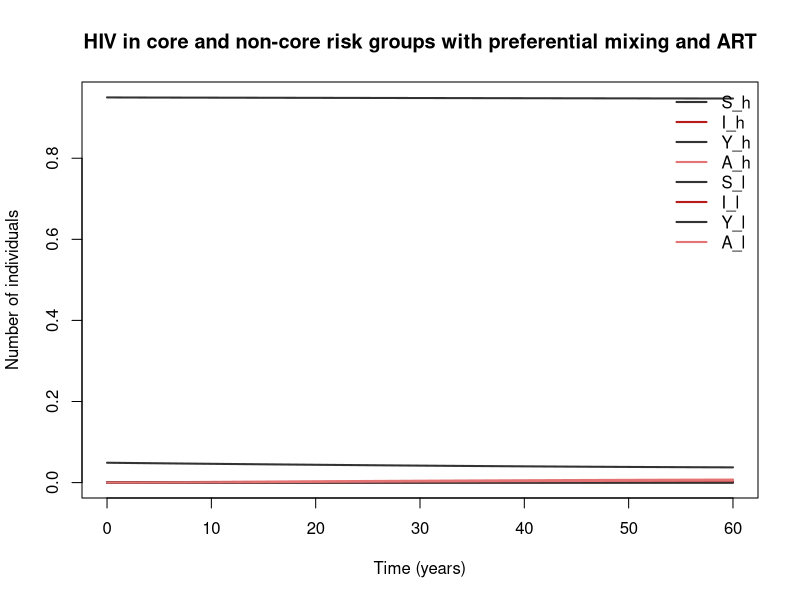

R code for this plot:
## HIV in core and non-core risk groups with preferential mixing and ART
## HIV, heterogeneous sexual activity.
## Parameter values: 0 of 10 checked against the source; the rest are recalled or illustrative.
## Reference: The core-group concept and the mixing structure come from Hethcote HW, Yorke JA. Gonorrhea Transmission Dynamics and Control. Lecture Notes in Biomathematics 56, Springer, 1984
## Source: https://doi.org/10.1007/978-3-662-07544-9
##
## Generated from a compartmental model diagram (model format v1).
## Regenerating from the same diagram always gives this exact file.
##
## Compartments: S_h, I_h, Y_h, A_h, S_l, I_l, Y_l, A_l
## Flows (time unit: years):
##   (outside) -> S_h  : f_h * (mu * N + delta_y * (Y_h + Y_l))
##   (outside) -> S_l  : (1 - f_h) * (mu * N + delta_y * (Y_h + Y_l))
##   S_h -> I_h        : foi_h * S_h
##   S_l -> I_l        : foi_l * S_l
##   I_h -> Y_h        : nu_i * I_h
##   I_l -> Y_l        : nu_i * I_l
##   I_h -> A_h        : tau * I_h
##   I_l -> A_l        : tau * I_l
##   Y_h -> (outside)  : delta_y * Y_h
##   Y_l -> (outside)  : delta_y * Y_l
##   S_h -> (outside)  : mu * S_h
##   I_h -> (outside)  : mu * I_h
##   Y_h -> (outside)  : mu * Y_h
##   A_h -> (outside)  : mu * A_h
##   S_l -> (outside)  : mu * S_l
##   I_l -> (outside)  : mu * I_l
##   Y_l -> (outside)  : mu * Y_l
##   A_l -> (outside)  : mu * A_l

library(deSolve)

# ---- Time ------------------------------------------------------------
times <- seq(0, 60, by = 0.1)  # years

# ---- Parameters ------------------------------------------------------
parameters <- c(
  cp_h = 10,       # partner change rate, core (partners/yr) [illustrative]
  cp_l = 1,        # partner change rate, non-core (partners/yr) [illustrative]
  beta_p = 0.05,   # transmission probability per partnership (per partnership) [illustrative]
  eps_mix = 0.5,   # assortativity: 0 = proportionate mixing, 1 = fully assortative [illustrative]
  nu_i = 0.1,      # progression from chronic infection to AIDS (/yr) [illustrative]
  delta_y = 1,     # AIDS mortality (/yr) [illustrative]
  tau = 0.2,       # ART initiation (/yr) [illustrative]
  eps_art = 0.04,  # relative infectiousness on ART (96% reduction; HPTN 052, Cohen et al. NEJM 2011, DOI 10.1056/NEJMoa1105243) [recalled]
  mu = 0.03,       # exit from the sexually active population (/yr) [illustrative]
  f_h = 0.05       # fraction of recruits entering the core [illustrative]
)

# ---- Initial conditions ----------------------------------------------
state <- c(
  S_h = 0.049,  # susceptible, high activity (core)
  I_h = 0.001,  # infected untreated, high activity
  Y_h = 0,      # AIDS, high activity
  A_h = 0,      # on ART, high activity
  S_l = 0.95,   # susceptible, low activity
  I_l = 0,      # infected untreated, low activity
  Y_l = 0,      # AIDS, low activity
  A_l = 0       # on ART, low activity
)

# ---- Model equations -------------------------------------------------
hiv_core_noncore_mixing_model <- function(t, state, parameters) {
  with(as.list(c(state, parameters)), {
    # Total population
    N <- S_h + I_h + Y_h + A_h + S_l + I_l + Y_l + A_l

    # Derived quantities
    N_h <- S_h + I_h + Y_h + A_h                                                          # core group total
    N_l <- S_l + I_l + Y_l + A_l                                                          # non-core group total
    Ninf_h <- I_h + eps_art * A_h                                                         # effective infectious count, core
    Ninf_l <- I_l + eps_art * A_l                                                         # effective infectious count, non-core
    act_h <- cp_h * (N_h - Y_h)                                                           # partnerships offered by the core (AIDS cases assumed inactive)
    act_l <- cp_l * (N_l - Y_l)                                                           # partnerships offered by the non-core
    prop_inf <- (cp_h * Ninf_h + cp_l * Ninf_l) / (act_h + act_l)                         # infectious fraction among partnerships under proportionate mixing
    foi_h <- cp_h * beta_p * (eps_mix * Ninf_h / (N_h - Y_h) + (1 - eps_mix) * prop_inf)  # force of infection, core
    foi_l <- cp_l * beta_p * (eps_mix * Ninf_l / (N_l - Y_l) + (1 - eps_mix) * prop_inf)  # force of infection, non-core

    # Rates of change
    dS_h <- f_h * (mu * N + delta_y * (Y_h + Y_l)) - foi_h * S_h - mu * S_h
    dI_h <- foi_h * S_h - nu_i * I_h - tau * I_h - mu * I_h
    dY_h <- nu_i * I_h - delta_y * Y_h - mu * Y_h
    dA_h <- tau * I_h - mu * A_h
    dS_l <- (1 - f_h) * (mu * N + delta_y * (Y_h + Y_l)) - foi_l * S_l - mu * S_l
    dI_l <- foi_l * S_l - nu_i * I_l - tau * I_l - mu * I_l
    dY_l <- nu_i * I_l - delta_y * Y_l - mu * Y_l
    dA_l <- tau * I_l - mu * A_l

    list(c(dS_h, dI_h, dY_h, dA_h, dS_l, dI_l, dY_l, dA_l))
  })
}

# ---- Solve -----------------------------------------------------------
out <- ode(y = state, times = times, func = hiv_core_noncore_mixing_model, parms = parameters)
out <- as.data.frame(out)

# ---- Plot ------------------------------------------------------------
compartment_cols <- c(S_h = "#333333", I_h = "#B71C1C", Y_h = "#333333", A_h = "#E57373", S_l = "#333333", I_l = "#B71C1C", Y_l = "#333333", A_l = "#E57373")
matplot(out$time, out[, names(compartment_cols)], type = "l", lty = 1, lwd = 2,
        col = compartment_cols, xlab = "Time (years)", ylab = "Number of individuals",
        main = "HIV in core and non-core risk groups with preferential mixing and ART")
legend("topright", legend = names(compartment_cols), col = compartment_cols,
       lty = 1, lwd = 2, bty = "n")
